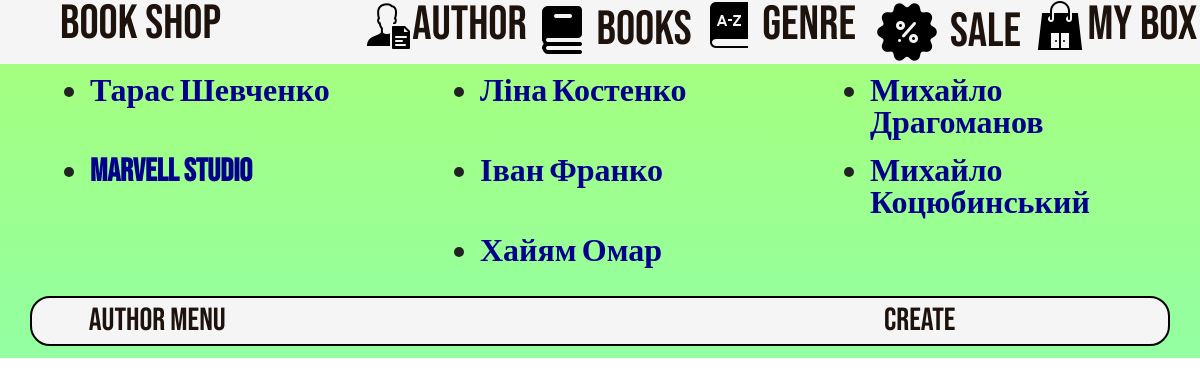
Page /shop/author/ on the committed database.
### shop/models.py (models this page shows, shortened)
class Author(models.Model):
    first_name = models.CharField(max_length=100)
    last_name = models.CharField(max_length=100)
    date_of_birth = models.DateField(null=True, blank=True)
    pic = models.ImageField(upload_to='static/img', blank=True)
    def get_absolut_url_author(self):
        return f'/shop/author/show/{self.id}'
    def __str__(self):
        return '{0} {1}'.format(self.first_name, self.last_name, )

### shop/views.py (the view)
# urls.py: path('author/', views.author_list),
def author_list(request):
    queryset = Author.objects.all()
    queryset2 = Book_shop.objects.all()
    context = {
        'title': 'Author',
        'object_list': queryset,
        'object_list2': queryset2
    }
    return render(request, 'author_list.html', context)

### templates/author_list.html
{% extends 'base.html' %}
{% block content %}
    {% for object in object_list %}
        <div class="UL1">
            <ul>
                <li type="disc" class="Title"><a style="color: darkblue" class="link_undecor"
                                                 href="{{ object.get_absolut_url_author }}"> {{ object }} </a></li>
                <br>
            </ul>
        </div>
    {% endfor %}
{% endblock content %}
{% block bottom %}
    <div class="H_Bigbox">{{ title.capitalize }} MENU</div>
    <div class="H_Bigbox"><a href="http://127.0.0.1:8000/shop/author/add/" class="link_undecor">CREATE</a></div>
{% endblock bottom %}

### static/css/base.css (style rules this page uses)
.H_Bigbox { position: sticky; width: 30%; height: 100%; align-items: center; padding-left: 5%; display: flex; }
.link_undecor { text-decoration: none; color: #1e130c; }
.Title { font-family: "Bebas Neue"; font-size: xx-large; font-weight: bolder; }
.UL1 { display: flex; height: 15%; width: 30%; background-position: center; padding-left: 5%; padding-right: 5% ; }

### rows in the picture
Author: first_name+last_name "Тарас Шевченко"
Author: first_name+last_name "Ліна Костенко"
Author: first_name+last_name "Михайло Драгоманов"
Author: first_name+last_name "Marvell Studio"
Author: first_name+last_name "Іван Франко"
Author: first_name+last_name "Михайло Коцюбинський"
Author: first_name+last_name "Хайям Омар"

### other values in the picture
{{ title.capitalize }} "Author"
